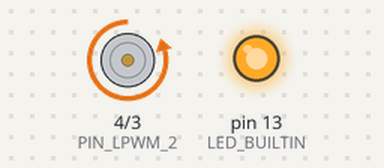
Simulated run of this sketch. Board: Arduino Uno, built with avr-gcc and run on an emulated ATmega328P. Parts: motor-driver pin pairs drawn as motors (green arrow = first pin HIGH = forward, orange = second pin HIGH = backward, longer = more drive), output pins drawn as LEDs (lit = HIGH). Pins used as bus, display or sensor lines are not drawn; what the sketch prints to the serial monitor is not drawn.

Above: at 2.5 s.
At 4.5 s:
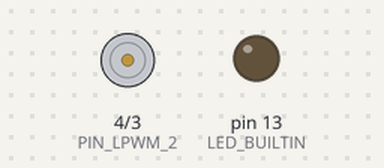
At 6.5 s:
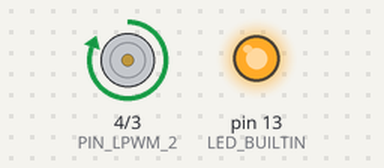
Timing chart, 0 to 11.4 s (numbered marks = the images above):
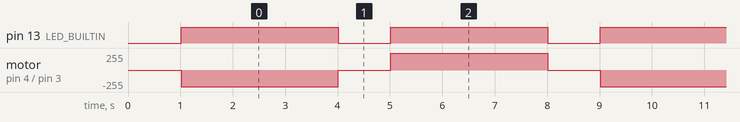

The sketch:

bts7960_dual_control.ino
```cpp
/*
 * ============================================================================
 * PROYEK: KONTROL 2x MOTOR BTS7960 OTOMATIS (TANPA SERIAL MONITOR)
 * ============================================================================
 *
 * PEMILIHAN PIN PWM YANG AMAN:
 * - Driver 1 (Motor 1): RPWM = Pin 5,  LPWM = Pin 6   (PWM aman)
 * - Driver 2 (Motor 2): RPWM = Pin 9,  LPWM = Pin 10  (PWM aman)
 * - R_EN & L_EN kedua driver: Sambungkan ke 5V (Enable selalu aktif)
 * ============================================================================
 */

// Konfigurasi Pin Motor (Gunakan Pin PWM)
const int PIN_RPWM_1 = 0;  // Driver 1 Maju
const int PIN_LPWM_1 = 1;  // Driver 1 Mundur
const int PIN_RPWM_2 = 3;  // Driver 2 Maju
const int PIN_LPWM_2 = 4; // Driver 2 Mundur
int kecepatanMotor = 250;

void setup() {
  Serial.begin(115200);

  // Inisialisasi Pin Motor sebagai OUTPUT
  pinMode(PIN_RPWM_1, OUTPUT);
  pinMode(PIN_LPWM_1, OUTPUT);
  pinMode(PIN_RPWM_2, OUTPUT);
  pinMode(PIN_LPWM_2, OUTPUT);
  pinMode(LED_BUILTIN, OUTPUT);

  berhenti();
  delay(1000);

  Serial.println(F("=================================================="));
  Serial.println(F("   SISTEM KONTROL 2x BTS7960 - OTOMATIS AKTIF     "));
  Serial.println(F("   Kedua motor langsung berputar tanpa Serial     "));
  Serial.println(F("=================================================="));

  // Langsung jalankan kedua motor maju
  maju(kecepatanMotor);
}

void loop() {
  /*
  // ==========================================================================
  // OPSI 1: Motor berjalan MAJU terus-menerus (Aktif secara default)
  // ==========================================================================
  maju(kecepatanMotor);
 */

  // ==========================================================================
  // OPSI 2: Gerak Otomatis Berkala (Maju -> Berhenti -> Mundur -> Berhenti)
  // (Aktifkan baris di bawah ini jika ingin siklus bolak-balik)
  // ==========================================================================

  // 1. Maju selama 3 detik
  maju(kecepatanMotor);
  delay(3000);

  // 2. Berhenti selama 1 detik
  berhenti();
  delay(1000);

  // 3. Mundur selama 3 detik
  mundur(kecepatanMotor);
  delay(3000);

  // 4. Berhenti selama 1 detik
  berhenti();
  delay(1000);

}

// ============================================================================
// FUNGSI PENGGERAK MOTOR
// ============================================================================

/**
 * Menjalankan kedua motor ke arah MAJU
 * @param pwm: Nilai PWM (0 - 255)
 */
void maju(int pwm) {
  pwm = constrain(pwm, 0, 255);
  digitalWrite(LED_BUILTIN, HIGH);
  analogWrite(PIN_RPWM_1, pwm);
  analogWrite(PIN_LPWM_1, 0);
  analogWrite(PIN_RPWM_2, pwm);
  analogWrite(PIN_LPWM_2, 0);
}

/**
 * Menjalankan kedua motor ke arah MUNDUR
 * @param pwm: Nilai PWM (0 - 255)
 */
void mundur(int pwm) {
  pwm = constrain(pwm, 0, 255);
  digitalWrite(LED_BUILTIN, HIGH);
  analogWrite(PIN_RPWM_1, 0);
  analogWrite(PIN_LPWM_1, pwm);
  analogWrite(PIN_RPWM_2, 0);
  analogWrite(PIN_LPWM_2, pwm);
}

/**
 * Menghentikan kedua motor
 */
void berhenti() {
  digitalWrite(LED_BUILTIN, LOW);
  analogWrite(PIN_RPWM_1, 0);
  analogWrite(PIN_LPWM_1, 0);
  analogWrite(PIN_RPWM_2, 0);
  analogWrite(PIN_LPWM_2, 0);
}

/**
 * Belok Kiri (Motor 1 mundur/berhenti, Motor 2 maju)
 */
void belokKiri(int pwm) {
  pwm = constrain(pwm, 0, 255);
  digitalWrite(LED_BUILTIN, HIGH);
  analogWrite(PIN_RPWM_1, 0);
  analogWrite(PIN_LPWM_1, pwm);
  analogWrite(PIN_RPWM_2, pwm);
  analogWrite(PIN_LPWM_2, 0);
}

/**
 * Belok Kanan (Motor 1 maju, Motor 2 mundur/berhenti)
 */
void belokKanan(int pwm) {
  pwm = constrain(pwm, 0, 255);
  digitalWrite(LED_BUILTIN, HIGH);
  analogWrite(PIN_RPWM_1, pwm);
  analogWrite(PIN_LPWM_1, 0);
  analogWrite(PIN_RPWM_2, 0);
  analogWrite(PIN_LPWM_2, pwm);
}
```

Measured:
- by itself, pin 13 (LED_BUILTIN): alternates HIGH for 3.0 s and LOW for 1.0 s
- by itself, motor on pin 4 (PIN_LPWM_2) / pin 3 (PIN_RPWM_2): repeats every 8.0 s: stopped 1.0 s, forward 255/255 3.0 s, stopped 1.0 s, backward 250/255 3.0 s
